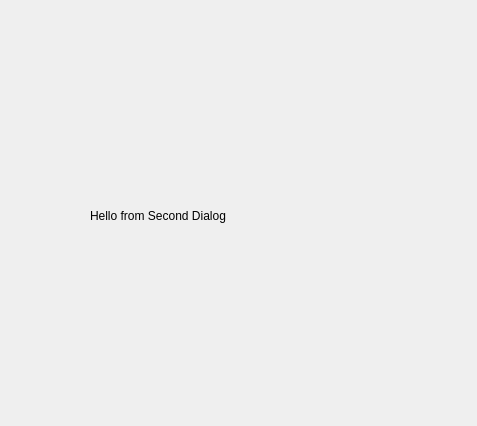
<?xml version="1.0" encoding="UTF-8"?>
<ui version="4.0">
 <class>SecDialog</class>
 <widget class="QDialog" name="SecDialog">
  <property name="geometry">
   <rect>
    <x>0</x>
    <y>0</y>
    <width>477</width>
    <height>426</height>
   </rect>
  </property>
  <property name="windowTitle">
   <string>Dialog</string>
  </property>
  <widget class="QLabel" name="label">
   <property name="geometry">
    <rect>
     <x>90</x>
     <y>100</y>
     <width>231</width>
     <height>231</height>
    </rect>
   </property>
   <property name="text">
    <string>Hello from Second Dialog</string>
   </property>
  </widget>
 </widget>
 <resources/>
 <connections/>
</ui>
